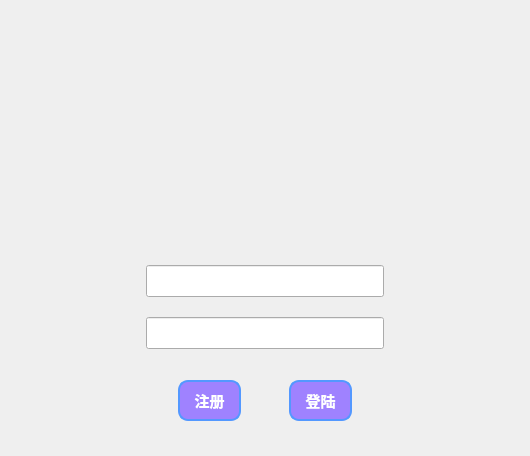
<?xml version="1.0" encoding="UTF-8"?>
<ui version="4.0">
 <class>LoginDialog</class>
 <widget class="QDialog" name="LoginDialog">
  <property name="geometry">
   <rect>
    <x>0</x>
    <y>0</y>
    <width>530</width>
    <height>456</height>
   </rect>
  </property>
  <property name="windowTitle">
   <string>LoginDialog</string>
  </property>
  <layout class="QVBoxLayout" name="verticalLayout" stretch="6,1,3,3,1,2">
   <property name="spacing">
    <number>0</number>
   </property>
   <property name="topMargin">
    <number>90</number>
   </property>
   <property name="bottomMargin">
    <number>35</number>
   </property>
   <item>
    <layout class="QHBoxLayout" name="areaImg" stretch="6,3,6">
     <property name="spacing">
      <number>0</number>
     </property>
     <item>
      <spacer name="horizontalSpacer">
       <property name="orientation">
        <enum>Qt::Horizontal</enum>
       </property>
       <property name="sizeHint" stdset="0">
        <size>
         <width>40</width>
         <height>20</height>
        </size>
       </property>
      </spacer>
     </item>
     <item>
      <widget class="QLabel" name="headImg">
       <property name="text">
        <string/>
       </property>
      </widget>
     </item>
     <item>
      <spacer name="horizontalSpacer_2">
       <property name="orientation">
        <enum>Qt::Horizontal</enum>
       </property>
       <property name="sizeHint" stdset="0">
        <size>
         <width>40</width>
         <height>20</height>
        </size>
       </property>
      </spacer>
     </item>
    </layout>
   </item>
   <item>
    <spacer name="verticalSpacer">
     <property name="orientation">
      <enum>Qt::Vertical</enum>
     </property>
     <property name="sizeHint" stdset="0">
      <size>
       <width>20</width>
       <height>40</height>
      </size>
     </property>
    </spacer>
   </item>
   <item>
    <layout class="QHBoxLayout" name="horizontalLayout_3" stretch="4,7,4">
     <property name="topMargin">
      <number>30</number>
     </property>
     <item>
      <spacer name="horizontalSpacer_4">
       <property name="orientation">
        <enum>Qt::Horizontal</enum>
       </property>
       <property name="sizeHint" stdset="0">
        <size>
         <width>36</width>
         <height>19</height>
        </size>
       </property>
      </spacer>
     </item>
     <item>
      <widget class="QLineEdit" name="editAccount">
       <property name="sizePolicy">
        <sizepolicy hsizetype="Expanding" vsizetype="Expanding">
         <horstretch>0</horstretch>
         <verstretch>0</verstretch>
        </sizepolicy>
       </property>
       <property name="font">
        <font>
         <family>微软雅黑</family>
        </font>
       </property>
      </widget>
     </item>
     <item>
      <spacer name="horizontalSpacer_5">
       <property name="orientation">
        <enum>Qt::Horizontal</enum>
       </property>
       <property name="sizeHint" stdset="0">
        <size>
         <width>36</width>
         <height>19</height>
        </size>
       </property>
      </spacer>
     </item>
    </layout>
   </item>
   <item>
    <layout class="QHBoxLayout" name="horizontalLayout" stretch="4,7,4">
     <property name="topMargin">
      <number>20</number>
     </property>
     <property name="bottomMargin">
      <number>10</number>
     </property>
     <item>
      <spacer name="horizontalSpacer_6">
       <property name="orientation">
        <enum>Qt::Horizontal</enum>
       </property>
       <property name="sizeHint" stdset="0">
        <size>
         <width>40</width>
         <height>20</height>
        </size>
       </property>
      </spacer>
     </item>
     <item>
      <widget class="QLineEdit" name="editPassword">
       <property name="sizePolicy">
        <sizepolicy hsizetype="Expanding" vsizetype="Expanding">
         <horstretch>0</horstretch>
         <verstretch>0</verstretch>
        </sizepolicy>
       </property>
       <property name="font">
        <font>
         <family>微软雅黑</family>
        </font>
       </property>
      </widget>
     </item>
     <item>
      <spacer name="horizontalSpacer_7">
       <property name="orientation">
        <enum>Qt::Horizontal</enum>
       </property>
       <property name="sizeHint" stdset="0">
        <size>
         <width>40</width>
         <height>20</height>
        </size>
       </property>
      </spacer>
     </item>
    </layout>
   </item>
   <item>
    <spacer name="verticalSpacer_2">
     <property name="orientation">
      <enum>Qt::Vertical</enum>
     </property>
     <property name="sizeHint" stdset="0">
      <size>
       <width>20</width>
       <height>40</height>
      </size>
     </property>
    </spacer>
   </item>
   <item>
    <layout class="QHBoxLayout" name="horizontalLayout_2" stretch="8,3,2,3,8">
     <item>
      <spacer name="horizontalSpacer_8">
       <property name="orientation">
        <enum>Qt::Horizontal</enum>
       </property>
       <property name="sizeHint" stdset="0">
        <size>
         <width>40</width>
         <height>20</height>
        </size>
       </property>
      </spacer>
     </item>
     <item>
      <widget class="QPushButton" name="btRegister">
       <property name="sizePolicy">
        <sizepolicy hsizetype="Ignored" vsizetype="Expanding">
         <horstretch>0</horstretch>
         <verstretch>0</verstretch>
        </sizepolicy>
       </property>
       <property name="font">
        <font>
         <family>微软雅黑</family>
         <pointsize>11</pointsize>
         <weight>75</weight>
         <bold>true</bold>
        </font>
       </property>
       <property name="styleSheet">
        <string notr="true">border:2px solid ;
border-color: rgb(83, 152, 255);
border-radius:10px; 
color: rgb(255, 255, 255);
background-color:rgb(159, 130, 255)
</string>
       </property>
       <property name="text">
        <string>注册</string>
       </property>
      </widget>
     </item>
     <item>
      <spacer name="horizontalSpacer_3">
       <property name="orientation">
        <enum>Qt::Horizontal</enum>
       </property>
       <property name="sizeHint" stdset="0">
        <size>
         <width>29</width>
         <height>17</height>
        </size>
       </property>
      </spacer>
     </item>
     <item>
      <widget class="QPushButton" name="btLogin">
       <property name="sizePolicy">
        <sizepolicy hsizetype="Ignored" vsizetype="Expanding">
         <horstretch>0</horstretch>
         <verstretch>0</verstretch>
        </sizepolicy>
       </property>
       <property name="palette">
        <palette>
         <active>
          <colorrole role="WindowText">
           <brush brushstyle="SolidPattern">
            <color alpha="255">
             <red>255</red>
             <green>255</green>
             <blue>255</blue>
            </color>
           </brush>
          </colorrole>
          <colorrole role="Button">
           <brush brushstyle="SolidPattern">
            <color alpha="255">
             <red>159</red>
             <green>130</green>
             <blue>255</blue>
            </color>
           </brush>
          </colorrole>
          <colorrole role="Text">
           <brush brushstyle="SolidPattern">
            <color alpha="255">
             <red>255</red>
             <green>255</green>
             <blue>255</blue>
            </color>
           </brush>
          </colorrole>
          <colorrole role="ButtonText">
           <brush brushstyle="SolidPattern">
            <color alpha="255">
             <red>255</red>
             <green>255</green>
             <blue>255</blue>
            </color>
           </brush>
          </colorrole>
          <colorrole role="Base">
           <brush brushstyle="SolidPattern">
            <color alpha="255">
             <red>159</red>
             <green>130</green>
             <blue>255</blue>
            </color>
           </brush>
          </colorrole>
          <colorrole role="Window">
           <brush brushstyle="SolidPattern">
            <color alpha="255">
             <red>159</red>
             <green>130</green>
             <blue>255</blue>
            </color>
           </brush>
          </colorrole>
         </active>
         <inactive>
          <colorrole role="WindowText">
           <brush brushstyle="SolidPattern">
            <color alpha="255">
             <red>255</red>
             <green>255</green>
             <blue>255</blue>
            </color>
           </brush>
          </colorrole>
          <colorrole role="Button">
           <brush brushstyle="SolidPattern">
            <color alpha="255">
             <red>159</red>
             <green>130</green>
             <blue>255</blue>
            </color>
           </brush>
          </colorrole>
          <colorrole role="Text">
           <brush brushstyle="SolidPattern">
            <color alpha="255">
             <red>255</red>
             <green>255</green>
             <blue>255</blue>
            </color>
           </brush>
          </colorrole>
          <colorrole role="ButtonText">
           <brush brushstyle="SolidPattern">
            <color alpha="255">
             <red>255</red>
             <green>255</green>
             <blue>255</blue>
            </color>
           </brush>
          </colorrole>
          <colorrole role="Base">
           <brush brushstyle="SolidPattern">
            <color alpha="255">
             <red>159</red>
             <green>130</green>
             <blue>255</blue>
            </color>
           </brush>
          </colorrole>
          <colorrole role="Window">
           <brush brushstyle="SolidPattern">
            <color alpha="255">
             <red>159</red>
             <green>130</green>
             <blue>255</blue>
            </color>
           </brush>
          </colorrole>
         </inactive>
         <disabled>
          <colorrole role="WindowText">
           <brush brushstyle="SolidPattern">
            <color alpha="255">
             <red>255</red>
             <green>255</green>
             <blue>255</blue>
            </color>
           </brush>
          </colorrole>
          <colorrole role="Button">
           <brush brushstyle="SolidPattern">
            <color alpha="255">
             <red>159</red>
             <green>130</green>
             <blue>255</blue>
            </color>
           </brush>
          </colorrole>
          <colorrole role="Text">
           <brush brushstyle="SolidPattern">
            <color alpha="255">
             <red>255</red>
             <green>255</green>
             <blue>255</blue>
            </color>
           </brush>
          </colorrole>
          <colorrole role="ButtonText">
           <brush brushstyle="SolidPattern">
            <color alpha="255">
             <red>255</red>
             <green>255</green>
             <blue>255</blue>
            </color>
           </brush>
          </colorrole>
          <colorrole role="Base">
           <brush brushstyle="SolidPattern">
            <color alpha="255">
             <red>159</red>
             <green>130</green>
             <blue>255</blue>
            </color>
           </brush>
          </colorrole>
          <colorrole role="Window">
           <brush brushstyle="SolidPattern">
            <color alpha="255">
             <red>159</red>
             <green>130</green>
             <blue>255</blue>
            </color>
           </brush>
          </colorrole>
         </disabled>
        </palette>
       </property>
       <property name="font">
        <font>
         <family>微软雅黑</family>
         <pointsize>11</pointsize>
         <weight>75</weight>
         <bold>true</bold>
         <kerning>true</kerning>
        </font>
       </property>
       <property name="styleSheet">
        <string notr="true">border:2px solid ;
border-color: rgb(83, 152, 255);
color: rgb(255, 255, 255);
border-radius:10px; 
background-color:rgb(159, 130, 255)
</string>
       </property>
       <property name="text">
        <string>登陆</string>
       </property>
       <property name="flat">
        <bool>false</bool>
       </property>
      </widget>
     </item>
     <item>
      <spacer name="horizontalSpacer_9">
       <property name="orientation">
        <enum>Qt::Horizontal</enum>
       </property>
       <property name="sizeHint" stdset="0">
        <size>
         <width>40</width>
         <height>20</height>
        </size>
       </property>
      </spacer>
     </item>
    </layout>
   </item>
  </layout>
 </widget>
 <layoutdefault spacing="6" margin="11"/>
 <resources/>
 <connections/>
</ui>
